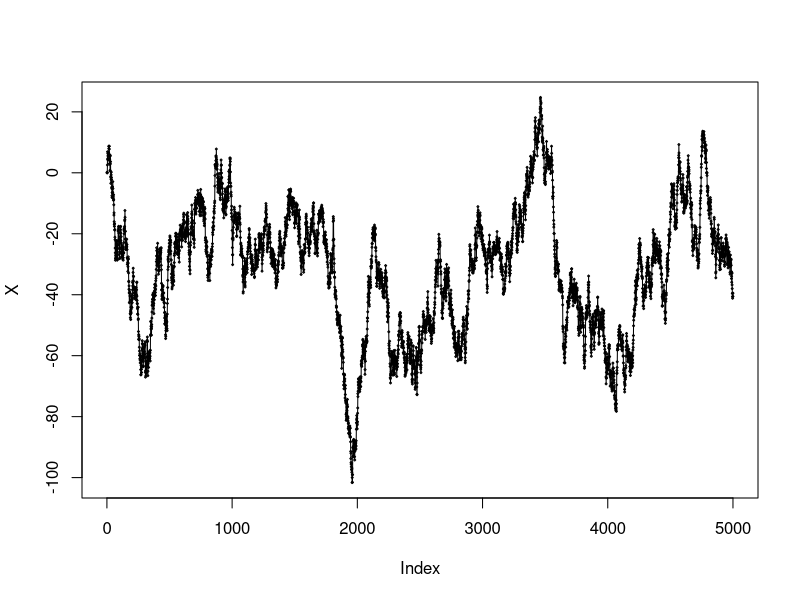

Generate this figure with R:
# User-defined parameters
# set.seed(1)
num_indices = 5000
mu = 0
sigma = 2

# X ~ BM(mu, sigma^2) with constant mu and sigma and given X(0)
X = rep(NA, num_indices)
# Initial Value
X[1] = 0

for (i in 2:num_indices){
  X[i] = X[i-1] + mu*(i - (i-1)) + sigma*sqrt(i - (i-1))*rnorm(1)
}

plot(X, pch=5, cex=0.2)
lines(X)

# Covariance Matrix of Brownian Motion vector
# C = matrix(data = NA, nrow=num_indices, ncol=num_indices, dimnames = list(c(1:num_indices), c(1:num_indices)))
# for (i in 1:num_indices){
#   for (j in 1:num_indices){
#     C[i, j] = sigma^2*min(i, j)
#   }
# }
# Mean Vector of Brownian Motion Vector
mean_vector = mu * 1:num_indices

# Cholesky Decomposition of Covariance Matrix
# A = chol(C)
# A
# t(A)%*%A # = C
